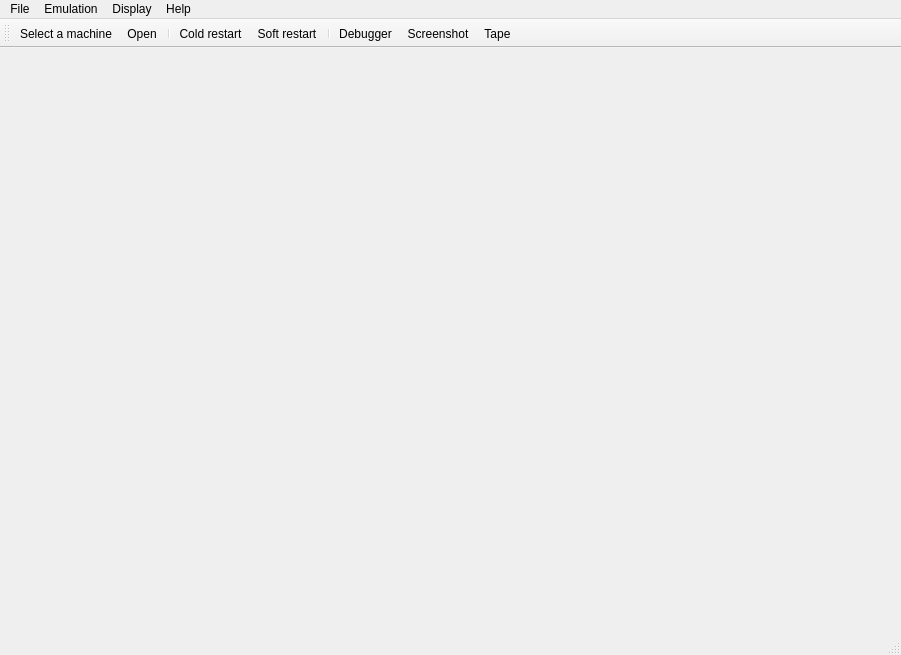
<?xml version="1.0" encoding="UTF-8"?>
<ui version="4.0">
 <class>MainWindow</class>
 <widget class="QMainWindow" name="MainWindow">
  <property name="geometry">
   <rect>
    <x>0</x>
    <y>0</y>
    <width>901</width>
    <height>655</height>
   </rect>
  </property>
  <property name="sizePolicy">
   <sizepolicy hsizetype="Expanding" vsizetype="Expanding">
    <horstretch>0</horstretch>
    <verstretch>0</verstretch>
   </sizepolicy>
  </property>
  <property name="windowTitle">
   <string notr="true">MainWindow</string>
  </property>
  <widget class="QWidget" name="centralwidget">
   <property name="sizePolicy">
    <sizepolicy hsizetype="Preferred" vsizetype="Expanding">
     <horstretch>0</horstretch>
     <verstretch>0</verstretch>
    </sizepolicy>
   </property>
   <property name="maximumSize">
    <size>
     <width>16777215</width>
     <height>16777215</height>
    </size>
   </property>
   <layout class="QHBoxLayout" name="horizontalLayout">
    <property name="leftMargin">
     <number>0</number>
    </property>
    <property name="topMargin">
     <number>0</number>
    </property>
    <property name="rightMargin">
     <number>0</number>
    </property>
    <property name="bottomMargin">
     <number>0</number>
    </property>
    <item>
     <widget class="QWidget" name="screen" native="true">
      <property name="sizePolicy">
       <sizepolicy hsizetype="Preferred" vsizetype="Expanding">
        <horstretch>0</horstretch>
        <verstretch>0</verstretch>
       </sizepolicy>
      </property>
      <property name="minimumSize">
       <size>
        <width>0</width>
        <height>0</height>
       </size>
      </property>
      <property name="layoutDirection">
       <enum>Qt::LayoutDirection::LeftToRight</enum>
      </property>
     </widget>
    </item>
   </layout>
  </widget>
  <widget class="QMenuBar" name="menubar">
   <property name="geometry">
    <rect>
     <x>0</x>
     <y>0</y>
     <width>901</width>
     <height>20</height>
    </rect>
   </property>
   <widget class="QMenu" name="menuFile">
    <property name="geometry">
     <rect>
      <x>275</x>
      <y>96</y>
      <width>142</width>
      <height>117</height>
     </rect>
    </property>
    <property name="title">
     <string>File</string>
    </property>
    <addaction name="action_Select_a_machine"/>
    <addaction name="separator"/>
    <addaction name="actionOpen"/>
    <addaction name="action_Exit"/>
   </widget>
   <widget class="QMenu" name="menuEmulation">
    <property name="title">
     <string>Emulation</string>
    </property>
    <widget class="QMenu" name="menuDevices">
     <property name="title">
      <string>Devices</string>
     </property>
     <property name="icon">
      <iconset resource="resources.qrc">
       <normaloff>:/icons/devices</normaloff>:/icons/devices</iconset>
     </property>
     <addaction name="actionDevice_one"/>
    </widget>
    <addaction name="action_Cold_restart"/>
    <addaction name="action_Soft_restart"/>
    <addaction name="actionDebugger"/>
    <addaction name="separator"/>
    <addaction name="menuDevices"/>
   </widget>
   <widget class="QMenu" name="menuHelp">
    <property name="title">
     <string>Help</string>
    </property>
    <addaction name="actionLanguage"/>
    <addaction name="actionAbout"/>
   </widget>
   <widget class="QMenu" name="menuDisplay">
    <property name="title">
     <string>Display</string>
    </property>
    <widget class="QMenu" name="menuScale">
     <property name="title">
      <string>Scale</string>
     </property>
     <addaction name="actionScale_one"/>
    </widget>
    <widget class="QMenu" name="menuScreen_ratio">
     <property name="title">
      <string>Screen ratio</string>
     </property>
     <addaction name="actionRatio_one"/>
    </widget>
    <widget class="QMenu" name="menuFiltering">
     <property name="title">
      <string>Filtering</string>
     </property>
     <addaction name="actionFilter_one"/>
    </widget>
    <addaction name="actionScreenshot"/>
    <addaction name="menuScale"/>
    <addaction name="menuScreen_ratio"/>
    <addaction name="menuFiltering"/>
   </widget>
   <addaction name="menuFile"/>
   <addaction name="menuEmulation"/>
   <addaction name="menuDisplay"/>
   <addaction name="menuHelp"/>
  </widget>
  <widget class="QStatusBar" name="statusbar"/>
  <widget class="QToolBar" name="toolBar">
   <property name="windowTitle">
    <string>toolBar</string>
   </property>
   <property name="allowedAreas">
    <set>Qt::ToolBarArea::LeftToolBarArea|Qt::ToolBarArea::TopToolBarArea</set>
   </property>
   <property name="iconSize">
    <size>
     <width>32</width>
     <height>32</height>
    </size>
   </property>
   <property name="toolButtonStyle">
    <enum>Qt::ToolButtonStyle::ToolButtonIconOnly</enum>
   </property>
   <property name="floatable">
    <bool>true</bool>
   </property>
   <attribute name="toolBarArea">
    <enum>TopToolBarArea</enum>
   </attribute>
   <attribute name="toolBarBreak">
    <bool>false</bool>
   </attribute>
   <addaction name="action_Select_a_machine"/>
   <addaction name="actionOpen"/>
   <addaction name="separator"/>
   <addaction name="action_Cold_restart"/>
   <addaction name="action_Soft_restart"/>
   <addaction name="separator"/>
   <addaction name="actionDebugger"/>
   <addaction name="actionScreenshot"/>
   <addaction name="actionTape"/>
  </widget>
  <action name="action_Select_a_machine">
   <property name="enabled">
    <bool>true</bool>
   </property>
   <property name="icon">
    <iconset resource="resources.qrc">
     <normaloff>:/icons/tv</normaloff>:/icons/tv</iconset>
   </property>
   <property name="text">
    <string>Select a machine...</string>
   </property>
  </action>
  <action name="action_Exit">
   <property name="icon">
    <iconset resource="resources.qrc">
     <normaloff>:/icons/exit</normaloff>:/icons/exit</iconset>
   </property>
   <property name="text">
    <string>Exit</string>
   </property>
  </action>
  <action name="action_Cold_restart">
   <property name="icon">
    <iconset resource="resources.qrc">
     <normaloff>:/icons/power</normaloff>:/icons/power</iconset>
   </property>
   <property name="text">
    <string>Cold restart</string>
   </property>
  </action>
  <action name="action_Soft_restart">
   <property name="icon">
    <iconset resource="resources.qrc">
     <normaloff>:/icons/reload</normaloff>:/icons/reload</iconset>
   </property>
   <property name="text">
    <string>Soft restart</string>
   </property>
  </action>
  <action name="actionDevice_one">
   <property name="text">
    <string>Device_one</string>
   </property>
  </action>
  <action name="actionOpen">
   <property name="icon">
    <iconset resource="resources.qrc">
     <normaloff>:/icons/open</normaloff>:/icons/open</iconset>
   </property>
   <property name="text">
    <string>Open...</string>
   </property>
  </action>
  <action name="actionDebugger">
   <property name="icon">
    <iconset resource="resources.qrc">
     <normaloff>:/icons/terminal</normaloff>:/icons/terminal</iconset>
   </property>
   <property name="text">
    <string>Debugger</string>
   </property>
   <property name="toolTip">
    <string>Open debugger</string>
   </property>
  </action>
  <action name="actionScreenshot">
   <property name="icon">
    <iconset resource="resources.qrc">
     <normaloff>:/icons/camera</normaloff>:/icons/camera</iconset>
   </property>
   <property name="text">
    <string>Screenshot</string>
   </property>
   <property name="toolTip">
    <string>Get a screenshot</string>
   </property>
  </action>
  <action name="actionAbout">
   <property name="icon">
    <iconset resource="resources.qrc">
     <normaloff>:/icons/about</normaloff>:/icons/about</iconset>
   </property>
   <property name="text">
    <string>About...</string>
   </property>
  </action>
  <action name="actionScale_one">
   <property name="text">
    <string>Scale_one</string>
   </property>
  </action>
  <action name="actionRatio_one">
   <property name="text">
    <string>Ratio one</string>
   </property>
  </action>
  <action name="actionFilter_one">
   <property name="text">
    <string>Filter one</string>
   </property>
  </action>
  <action name="actionTape">
   <property name="icon">
    <iconset resource="resources.qrc">
     <normaloff>:/icons/tape</normaloff>:/icons/tape</iconset>
   </property>
   <property name="text">
    <string>Tape</string>
   </property>
   <property name="toolTip">
    <string>Tape recorder</string>
   </property>
   <property name="visible">
    <bool>false</bool>
   </property>
   <property name="menuRole">
    <enum>QAction::MenuRole::TextHeuristicRole</enum>
   </property>
  </action>
  <action name="actionLanguage">
   <property name="icon">
    <iconset resource="resources.qrc">
     <normaloff>:/icons/language</normaloff>:/icons/language</iconset>
   </property>
   <property name="text">
    <string>Language</string>
   </property>
  </action>
 </widget>
 <resources>
  <include location="resources.qrc"/>
 </resources>
 <connections/>
</ui>
